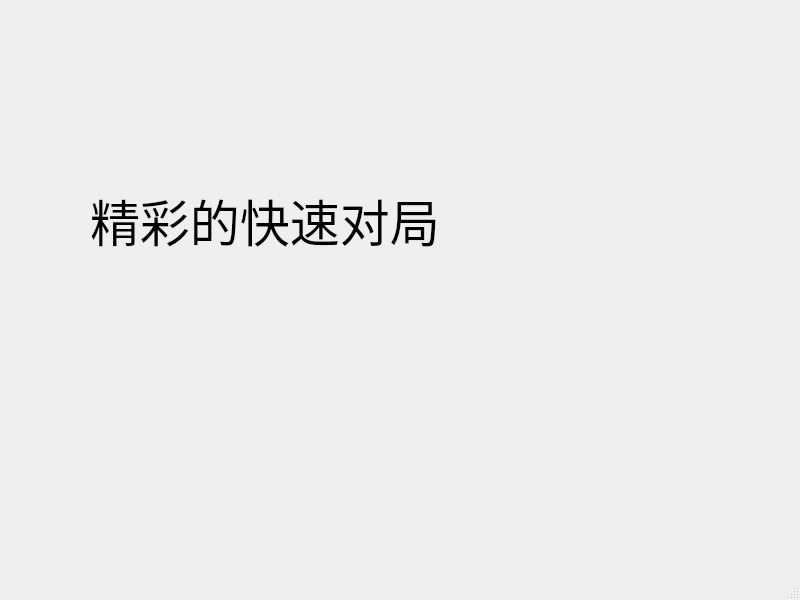
<?xml version="1.0" encoding="UTF-8"?>
<ui version="4.0">
 <class>Quick_fight</class>
 <widget class="QMainWindow" name="Quick_fight">
  <property name="geometry">
   <rect>
    <x>0</x>
    <y>0</y>
    <width>800</width>
    <height>600</height>
   </rect>
  </property>
  <property name="windowTitle">
   <string>MainWindow</string>
  </property>
  <widget class="QWidget" name="centralwidget">
   <widget class="QLabel" name="label">
    <property name="geometry">
     <rect>
      <x>90</x>
      <y>90</y>
      <width>461</width>
      <height>261</height>
     </rect>
    </property>
    <property name="styleSheet">
     <string notr="true">QLabel
{
font:50px;
}</string>
    </property>
    <property name="text">
     <string>精彩的快速对局</string>
    </property>
   </widget>
  </widget>
  <widget class="QMenuBar" name="menubar">
   <property name="geometry">
    <rect>
     <x>0</x>
     <y>0</y>
     <width>800</width>
     <height>26</height>
    </rect>
   </property>
  </widget>
  <widget class="QStatusBar" name="statusbar"/>
 </widget>
 <resources/>
 <connections/>
</ui>
